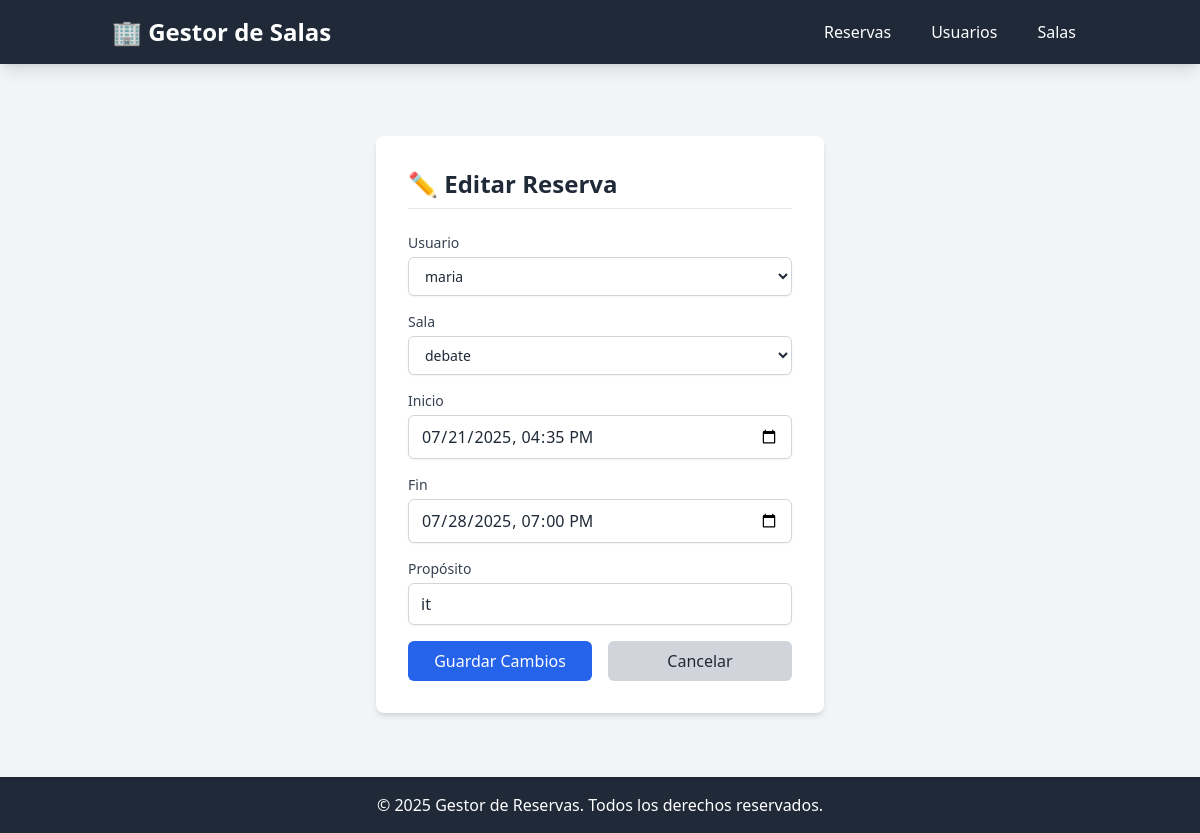
Screenshot of /bookings/edit/1 with the database file from the repository.
### app/models/booking_model.py (models this page shows, shortened)
class Booking(db.Model):
    id = db.Column(db.Integer, primary_key=True)
    user_id = db.Column(db.Integer, db.ForeignKey('user.id'), nullable=False)
    room_id = db.Column(db.Integer, db.ForeignKey('room.id'), nullable=False)
    start_time = db.Column(db.DateTime, nullable=False)
    end_time = db.Column(db.DateTime, nullable=False)
    purpose = db.Column(db.String(200), nullable=False)

class User(db.Model):
    id = db.Column(db.Integer, primary_key=True)
    name = db.Column(db.String(100), nullable=False)
    email = db.Column(db.String(120), unique=True, nullable=False)
    bookings = db.relationship('Booking', backref='user', lazy=True, cascade="all, delete-orphan")

class Room(db.Model):
    id = db.Column(db.Integer, primary_key=True)
    name = db.Column(db.String(100), unique=True, nullable=False)
    capacity = db.Column(db.Integer, nullable=False)
    bookings = db.relationship('Booking', backref='room', lazy=True, cascade="all, delete-orphan")

### app/routes/web_routes.py (the view, shortened to what this page needs)
@bp.route('/bookings/edit/<int:id>', methods=['GET', 'POST'])
def edit_booking(id):
    booking = Booking.query.get_or_404(id)
    users = User.query.all()
    rooms = Room.query.all()
    return render_template('edit_booking.html', booking=booking, users=users, rooms=rooms)

### app/templates/edit_booking.html
{% extends "base.html" %}
{% block content %}
<div class="max-w-md mx-auto bg-white p-8 rounded-lg shadow-md mt-10">
    <h2 class="text-2xl font-bold mb-6 border-b pb-2 text-gray-800">✏️ Editar Reserva</h2>
    <form action="{{ url_for('main.edit_booking', id=booking.id) }}" method="POST" class="space-y-4">
        <div class="mb-4">
            <label for="user_id" class="block text-sm font-medium text-gray-700">Usuario</label>
            <select id="user_id" name="user_id" required class="mt-1 block w-full py-2 px-3 border border-gray-300 bg-white rounded-md shadow-sm focus:outline-none focus:ring-blue-500 focus:border-blue-500 sm:text-sm">
                {% for user in users %}
                <option value="{{ user.id }}" {% if user.id == booking.user_id %}selected{% endif %}>{{ user.name }}</option>
                {% endfor %}
            </select>
        </div>
        <div class="mb-4">
            <label for="room_id" class="block text-sm font-medium text-gray-700">Sala</label>
            <select id="room_id" name="room_id" required class="mt-1 block w-full py-2 px-3 border border-gray-300 bg-white rounded-md shadow-sm focus:outline-none focus:ring-blue-500 focus:border-blue-500 sm:text-sm">
                {% for room in rooms %}
                <option value="{{ room.id }}" {% if room.id == booking.room_id %}selected{% endif %}>{{ room.name }}</option>
                {% endfor %}
            </select>
        </div>
        <div class="mb-4">
            <label for="start_time" class="block text-sm font-medium text-gray-700">Inicio</label>
            <input type="datetime-local" id="start_time" name="start_time"
                   value="{{ booking.start_time.strftime('%Y-%m-%dT%H:%M') }}" required
                   class="mt-1 block w-full py-2 px-3 border border-gray-300 rounded-md shadow-sm">
        </div>
        <div class="mb-4">
            <label for="end_time" class="block text-sm font-medium text-gray-700">Fin</label>
            <input type="datetime-local" id="end_time" name="end_time"
                   value="{{ booking.end_time.strftime('%Y-%m-%dT%H:%M') }}" required
                   class="mt-1 block w-full py-2 px-3 border border-gray-300 rounded-md shadow-sm">
        </div>
        <div class="mb-4">
            <label for="purpose" class="block text-sm font-medium text-gray-700">Propósito</label>
            <input type="text" id="purpose" name="purpose" value="{{ booking.purpose }}" required class="mt-1 block w-full py-2 px-3 border border-gray-300 rounded-md shadow-sm" placeholder="Ej: Reunión de equipo">
        </div>
        <div class="flex space-x-4">
            <button type="submit" class="flex-1 bg-blue-600 text-white py-2 px-4 rounded-md hover:bg-blue-700 focus:outline-none focus:ring-2 focus:ring-offset-2 focus:ring-blue-500">
                Guardar Cambios
            </button>
            <a href="{{ url_for('main.index') }}" class="flex-1 text-center bg-gray-300 text-gray-800 py-2 px-4 rounded-md hover:bg-gray-400 focus:outline-none focus:ring-2 focus:ring-offset-2 focus:ring-gray-500">
                Cancelar
            </a>
        </div>
    </form>
</div>
{% endblock %}

### rows the page displays
Booking: user_id "maria", room_id "debate", start_time "07/21/2025 16:35", end_time "07/28/2025 19:00", purpose "it"
